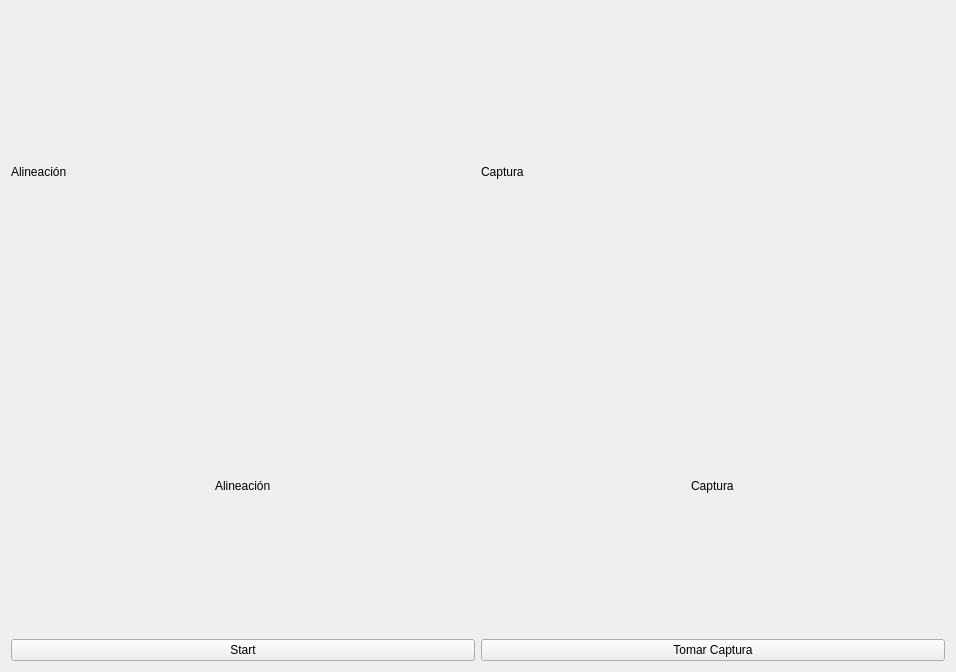
<?xml version="1.0" encoding="UTF-8"?>
<ui version="4.0">
 <class>Form</class>
 <widget class="QWidget" name="Form">
  <property name="geometry">
   <rect>
    <x>0</x>
    <y>0</y>
    <width>956</width>
    <height>672</height>
   </rect>
  </property>
  <property name="windowTitle">
   <string>Cam view</string>
  </property>
  <layout class="QHBoxLayout" name="horizontalLayout">
   <item>
    <layout class="QVBoxLayout" name="verticalLayout">
     <item>
      <layout class="QHBoxLayout" name="horizontalLayout_4">
       <item>
        <widget class="QLabel" name="image_label">
         <property name="text">
          <string>Alineación</string>
         </property>
        </widget>
       </item>
       <item>
        <widget class="QLabel" name="image_label2">
         <property name="text">
          <string>Captura</string>
         </property>
        </widget>
       </item>
      </layout>
     </item>
     <item>
      <layout class="QVBoxLayout" name="verticalLayout_2">
       <item>
        <layout class="QHBoxLayout" name="horizontalLayout_3">
         <item alignment="Qt::AlignHCenter">
          <widget class="QLabel" name="label_2">
           <property name="text">
            <string>Alineación</string>
           </property>
          </widget>
         </item>
         <item alignment="Qt::AlignHCenter">
          <widget class="QLabel" name="label">
           <property name="text">
            <string>Captura</string>
           </property>
          </widget>
         </item>
        </layout>
       </item>
       <item>
        <layout class="QHBoxLayout" name="horizontalLayout_2">
         <item>
          <widget class="QPushButton" name="control_bt">
           <property name="text">
            <string>Start</string>
           </property>
          </widget>
         </item>
         <item>
          <widget class="QPushButton" name="pushButton">
           <property name="text">
            <string>Tomar Captura</string>
           </property>
          </widget>
         </item>
        </layout>
       </item>
      </layout>
     </item>
    </layout>
   </item>
  </layout>
 </widget>
 <resources/>
 <connections/>
</ui>
